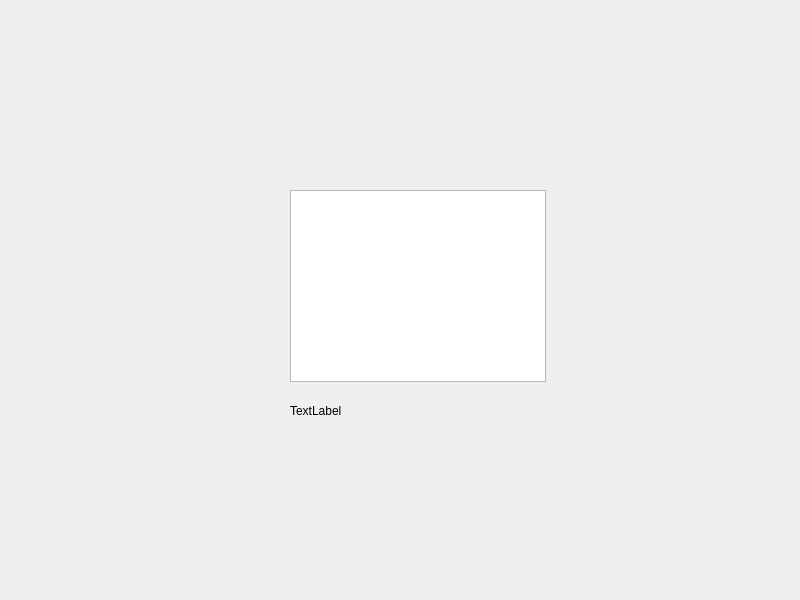
<?xml version="1.0" encoding="UTF-8"?>
<ui version="4.0">
 <class>Widget</class>
 <widget class="QWidget" name="Widget">
  <property name="geometry">
   <rect>
    <x>0</x>
    <y>0</y>
    <width>800</width>
    <height>600</height>
   </rect>
  </property>
  <property name="windowTitle">
   <string>Widget</string>
  </property>
  <widget class="QTextBrowser" name="textBrowser">
   <property name="geometry">
    <rect>
     <x>290</x>
     <y>190</y>
     <width>256</width>
     <height>192</height>
    </rect>
   </property>
  </widget>
  <widget class="QLabel" name="label">
   <property name="geometry">
    <rect>
     <x>290</x>
     <y>390</y>
     <width>251</width>
     <height>41</height>
    </rect>
   </property>
   <property name="text">
    <string>TextLabel</string>
   </property>
  </widget>
 </widget>
 <resources/>
 <connections/>
</ui>
